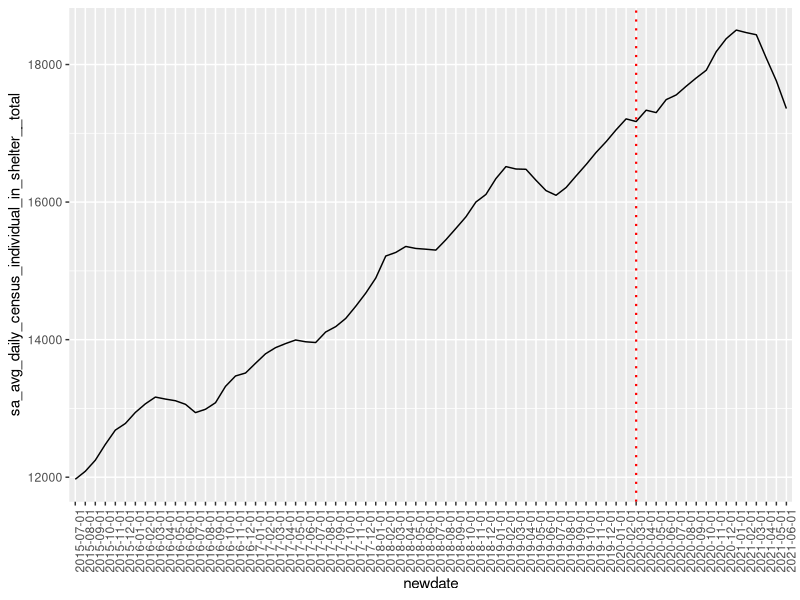

The R script that drew this image:
## ---- chunk 1
library(ggplot2)
cleanCols <- function(x){
  lower_names = tolower(names(x))
  sub_periods = gsub("\\.", "_", lower_names)
  sub_spaces = gsub(" ","_",sub_periods)
  clean_df_cols = gsub("__","_",sub_spaces)
  return(clean_df_cols)
}
## ---- chunk 2
dhs_data_dashboard = read.csv('./data/department_of_homeless_services/DHS_Data_Dashboard.csv')
dhs_daily_report = read.csv('./data/department_of_homeless_services/DHS_Daily_Report.csv')
buildings = read.csv('./data/department_of_homeless_services/Buildings_by_Borough_and_Community_District.csv')
individual_census = read.csv('./data/department_of_homeless_services/Individual_Census_by_Borough__Community_District__and_Facility_Type.csv')
free_covid_meals = read.csv('./data/department_of_homeless_services/COVID-19_Free_Meals_Locations.csv')
doh_offices = read.csv('./data/department_of_homeless_services/Directory_Of_Homebase_Locations.csv')

names(dhs_data_dashboard) = cleanCols(dhs_data_dashboard)
names(dhs_daily_report) = cleanCols(dhs_daily_report)
names(buildings) = cleanCols(buildings)
names(individual_census) = cleanCols(individual_census)
names(free_covid_meals) = cleanCols(free_covid_meals)
names(doh_offices) = cleanCols(doh_offices)
## ---- chunk 3
dhs_data_dashboard$date = as.Date(dhs_data_dashboard$report_date,
                                         format = "%m/%d/%Y")
dhs_data_dashboard$newdate = format(dhs_data_dashboard$date, "%Y-%m-%d")

ggplot(dhs_data_dashboard,
       aes(x = newdate, 
           y = sa_avg_daily_census_individual_in_shelter__total,
           group = 1)) +
  geom_line() +
  geom_vline(xintercept = dhs_data_dashboard$newdate[57],
             linetype="dotted", 
             color = "red",
             size=.75) +
  theme(axis.text.x = element_text(angle = 90)) 

